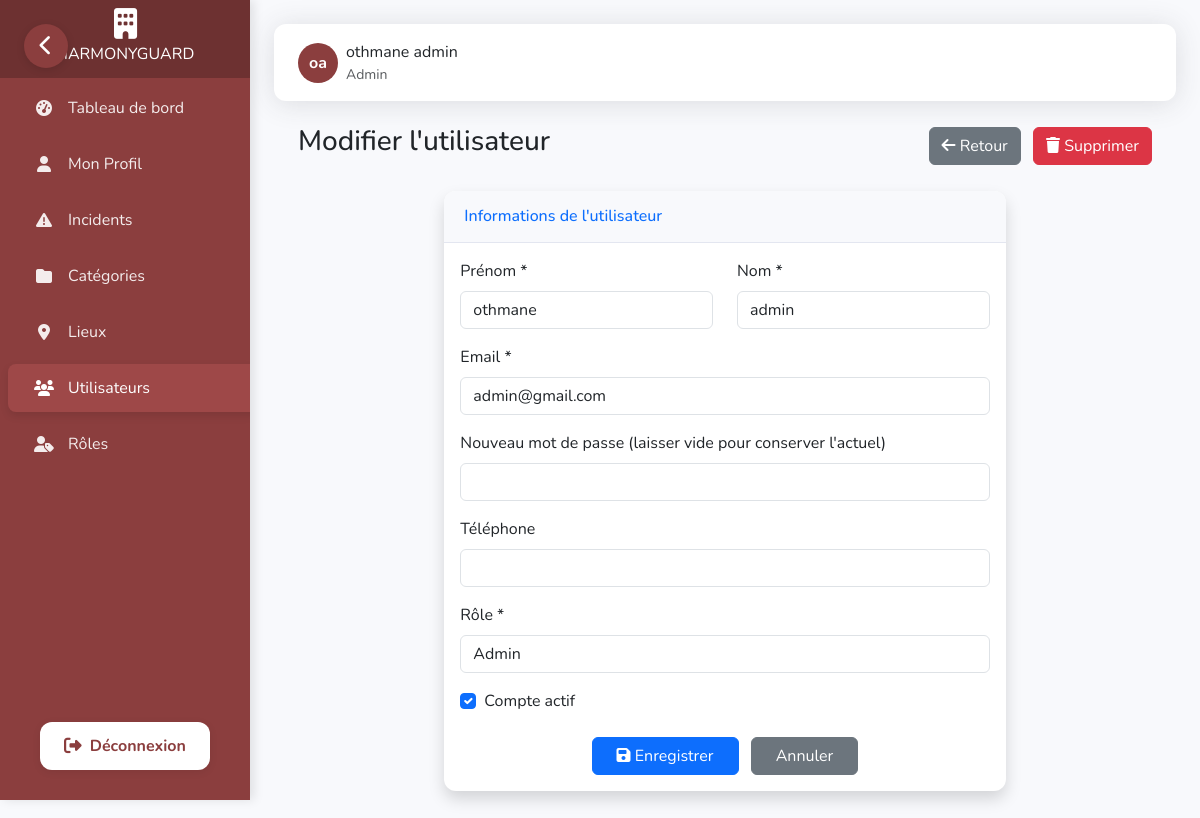
The page /dashboard/utilisateurs/modifier/2/ (signed in) on the database its author committed.
### dashboard/models.py (models this page shows, shortened)
class Utilisateur(AbstractBaseUser, PermissionsMixin):
    nom = models.CharField(max_length=50)
    prenom = models.CharField(max_length=50)
    email = models.EmailField(unique=True)
    telephone = models.CharField(max_length=20, blank=True, null=True)
    actif = models.BooleanField(default=True)
    role = models.ForeignKey(Role, on_delete=models.CASCADE)
    is_staff = models.BooleanField(default=False)
    is_superuser = models.BooleanField(default=False)
    objects = UtilisateurManager()
    USERNAME_FIELD = 'email'
    REQUIRED_FIELDS = ['nom', 'prenom']
    @property
    def is_active(self):
        return self.actif

class Role(models.Model):
    nom = models.CharField(max_length=30, unique=True)
    permissions = models.TextField(blank=True)
    def __str__(self):
        return self.nom

### dashboard/views.py (the view)
# urls.py: path('utilisateurs/modifier/<int:pk>/', views.modifier_utilisateur, name='modifier_utilisateur'),
@login_required
@permission_required('manage_utilisateur')
def modifier_utilisateur(request, pk):
    utilisateur = get_object_or_404(Utilisateur, pk=pk)
    if request.method == 'POST':
        form = UtilisateurCreationForm(request.POST, instance=utilisateur)
        if form.is_valid():
            utilisateur = form.save(commit=False)
            mot_de_passe = request.POST.get('mot_de_passe')
            if mot_de_passe:
                utilisateur.set_password(mot_de_passe)
            utilisateur.actif = request.POST.get('actif') == 'on'
            utilisateur.save()
            messages.success(request, 'Utilisateur modifié avec succès!')
            return redirect('liste_utilisateurs')
        else:
            messages.error(request, 'Erreur lors de la modification de l\'utilisateur.')
    else:
        form = UtilisateurCreationForm(instance=utilisateur)
    return render(request, 'dashboard/utilisateurs/modifier.html', {
        'form': form,
        'utilisateur': utilisateur
    })

### dashboard/forms.py
class UtilisateurCreationForm(forms.ModelForm):
    mot_de_passe = forms.CharField(widget=forms.PasswordInput(attrs={'class': 'form-control'}))
    class Meta:
        model = Utilisateur
        fields = ('nom', 'prenom', 'email', 'telephone', 'role')
        widgets = {
            'nom': forms.TextInput(attrs={'class': 'form-control'}),
            'prenom': forms.TextInput(attrs={'class': 'form-control'}),
            'email': forms.EmailInput(attrs={'class': 'form-control'}),
            'telephone': forms.TextInput(attrs={'class': 'form-control'}),
            'role': forms.Select(attrs={'class': 'form-control'}),
        }

### dashboard/templates/dashboard/utilisateurs/modifier.html (shortened to what this page needs)
{% extends 'dashboard/base.html' %}
{% load static %}
{% block content %}
<div class="container-fluid px-4">
    <div class="d-flex justify-content-between align-items-center mb-4">
        <h1 class="h3 text-gray-800">Modifier l'utilisateur</h1>
        <div>
            <a href="{% url 'liste_utilisateurs' %}" class="btn btn-secondary me-2">
                <i class="fas fa-arrow-left"></i> Retour
            </a>
            <a href="{% url 'supprimer_utilisateur' utilisateur.id %}" class="btn btn-danger">
                <i class="fas fa-trash"></i> Supprimer
            </a>
        </div>
    </div>
    <div class="row">
        <div class="col-lg-8 mx-auto">
            <div class="card shadow mb-4">
                <div class="card-header py-3">
                    <h6 class="m-0 font-weight-bold text-primary">Informations de l'utilisateur</h6>
                </div>
                <div class="card-body">
                    <form method="post">
                        <div class="row mb-3">
                            <div class="col-md-6">
                                <label for="{{ form.prenom.id_for_label }}" class="form-label">Prénom *</label>
                                {{ form.prenom }}
                            </div>
                            <div class="col-md-6">
                                <label for="{{ form.nom.id_for_label }}" class="form-label">Nom *</label>
                                {{ form.nom }}
                            </div>
                        </div>
                        <div class="mb-3">
                            <label for="{{ form.email.id_for_label }}" class="form-label">Email *</label>
                            {{ form.email }}
                        </div>
                        <div class="mb-3">
                            <label for="mot_de_passe" class="form-label">Nouveau mot de passe (laisser vide pour
                                conserver l'actuel)</label>
                            <input type="password" name="mot_de_passe" id="mot_de_passe" class="form-control">
                        </div>
                        <div class="mb-3">
                            <label for="{{ form.telephone.id_for_label }}" class="form-label">Téléphone</label>
                            {{ form.telephone }}
                        </div>
                        <div class="mb-3">
                            <label for="{{ form.role.id_for_label }}" class="form-label">Rôle *</label>
                            {{ form.role }}
                        </div>
                        <div class="form-check mb-3">
                            {% with checked=utilisateur.actif|yesno:"checked," %}
                            <input class="form-check-input" type="checkbox" name="actif" id="actif" {{ checked }}>
                            {% endwith %}
                            <label class="form-check-label" for="actif">
                                Compte actif
                            </label>
                        </div>
                        <div class="text-center mt-4">
                            <button type="submit" class="btn btn-primary px-4">
                                <i class="fas fa-save"></i> Enregistrer
                            </button>
                            <a href="{% url 'liste_utilisateurs' %}" class="btn btn-secondary px-4 ms-2">
                                Annuler
                            </a>
                        </div>
                    </form>
                </div>
            </div>
        </div>
    </div>
</div>
{% endblock %}

### dashboard/templates/dashboard/base.html (shortened to what this page needs)
<!DOCTYPE html>
<html lang="fr">
<head>
    {% load static %}
    <link href="https://cdn.jsdelivr.net/npm/bootstrap@5.3.0-alpha1/dist/css/bootstrap.min.css" rel="stylesheet">
    <link rel="stylesheet" href="https://cdnjs.cloudflare.com/ajax/libs/font-awesome/6.4.0/css/all.min.css">
    <link href="https://unpkg.com/aos@2.3.1/dist/aos.css" rel="stylesheet">
</head>
<body>
    {% if user.is_authenticated %}
    <nav class="sidebar" id="sidebar" data-aos="fade-right" data-aos-duration="1000">
        <a class="navbar-brand" href="{% url 'dashboard_home' %}">
            <i class="fas fa-building brand-icon"></i>
            <span class="brand-text">HARMONYGUARD</span>
        </a>
        <div class="nav flex-column">
            <div class="nav-item">
                <a class="nav-link {% if request.path == '/dashboard/' %}active{% endif %}"
                    href="{% url 'dashboard_home' %}">
                    <i class="fas fa-tachometer-alt"></i>
                    <span>Tableau de bord</span>
                </a>
            </div>
            <div class="nav-item">
                <a class="nav-link {% if request.path == '/profile/' %}active{% endif %}" href="{% url 'profile' %}">
                    <i class="fas fa-user"></i>
                    <span>Mon Profil</span>
                </a>
            </div>
            <div class="nav-item">
                <a class="nav-link {% if '/incidents/' in request.path %}active{% endif %}"
                    href="{% url 'liste_incidents' %}">
                    <i class="fas fa-exclamation-triangle"></i>
                    <span>Incidents</span>
                </a>
            </div>
            {% if user.role.nom.lower == 'admin' or 'view_categorie' in user.role.permissions_list %}
            <div class="nav-item">
                <a class="nav-link {% if '/categories/' in request.path %}active{% endif %}"
                    href="{% url 'liste_categories' %}">
                    <i class="fas fa-folder"></i>
                    <span>Catégories</span>
                </a>
            </div>
            {% endif %}
            {% if user.role.nom.lower == 'admin' or 'view_lieu' in user.role.permissions_list %}
            <div class="nav-item">
                <a class="nav-link {% if '/lieux/' in request.path %}active{% endif %}" href="{% url 'liste_lieux' %}">
                    <i class="fas fa-map-marker-alt"></i>
                    <span>Lieux</span>
                </a>
            </div>
            {% endif %}
            {% if user.role.nom.lower == 'admin' or 'view_utilisateur' in user.role.permissions_list %}
            <div class="nav-item">
                <a class="nav-link {% if '/utilisateurs/' in request.path %}active{% endif %}"
                    href="{% url 'liste_utilisateurs' %}">
                    <i class="fas fa-users"></i>
                    <span>Utilisateurs</span>
                </a>
            </div>
            {% endif %}
            {% if user.role.nom.lower == 'admin' or 'view_role' in user.role.permissions_list %}
            <div class="nav-item">
                <a class="nav-link {% if '/roles/' in request.path %}active{% endif %}" href="{% url 'liste_roles' %}">
                    <i class="fas fa-user-tag"></i>
                    <span>Rôles</span>
                </a>
            </div>
            {% endif %}
        </div>
        <div class="logout-section">
            <a href="{% url 'custom_logout' %}" class="logout-button">
                <i class="fas fa-sign-out-alt"></i>
                <span>Déconnexion</span>
            </a>
        </div>
    </nav>
    <button class="sidebar-toggle" id="sidebarToggle" aria-label="Toggle Sidebar">
        <i class="fas fa-chevron-left"></i>
    </button>
    {% endif %}
    <div class="content" id="content">
        {% if user.is_authenticated %}
        <div class="topbar" data-aos="fade-down" data-aos-duration="800">
            <div class="d-flex align-items-center">
                <div class="d-flex align-items-center">
                    <div class="user-avatar">
                        {{ user.prenom|first }}{{ user.nom|first }}
                    </div>
                    <div class="ms-2">
                        <div>{{ user.prenom }} {{ user.nom }}</div>
                        <div class="small text-muted">{{ user.role.nom }}</div>
                    </div>
                </div>
            </div>
        </div>
        {% endif %}
        {% block content %}{% endblock %}
    </div>
</body>
</html>

### dashboard/templates/dashboard/base.html (style rules this page uses)
:root { --primary-color: #8b3e3e; --secondary-color: #7a3636; --success-color: #1cc88a; --info-color: #36b9cc; --warning-color: #f6c23e; --danger-color: #e74a3b; --light-color: #f8f9fc; --dark-color: #5a5c69; --sidebar-bg: #8b3e3e; --sidebar-hover: #9e4848; --sidebar-active: #6d3131; --sidebar-width: 250px; --sidebar-collapsed-width: 70px; }
body { font-family: 'Nunito', sans-serif; background-color: #f8f9fc; overflow-x: hidden; }
.sidebar { width: var(--sidebar-width); min-height: 100vh; background-color: var(--sidebar-bg); color: white; position: fixed; z-index: 1000; top: 0; left: 0; overflow-x: hidden; transition: all 0.3s cubic-bezier(0.4, 0, 0.2, 1); box-shadow: 4px 0 10px rgba(0, 0, 0, 0.1); }
.sidebar .navbar-brand { padding: 1.5rem 0; display: flex; flex-direction: column; align-items: center; justify-content: center; text-align: center; background-color: var(--sidebar-active); margin-bottom: 0; height: 80px; transition: all 0.3s ease; white-space: nowrap; overflow: hidden; }
.sidebar .navbar-brand .brand-icon { font-size: 1.75rem; margin-bottom: 0.25rem; transition: all 0.3s ease; }
.sidebar .nav-item { position: relative; width: 100%; margin: 4px 0; }
.sidebar .nav-link { display: flex; align-items: center; width: 100%; padding: 0.75rem 1.5rem; color: rgba(255, 255, 255, 0.9); transition: all 0.3s ease; border-radius: 8px; margin: 0 8px; white-space: nowrap; overflow: hidden; }
.sidebar .nav-link.active { background-color: var(--sidebar-hover); color: white; box-shadow: 0 4px 8px rgba(0, 0, 0, 0.1); }
.sidebar .nav-link i { margin-right: 0.75rem; width: 24px; text-align: center; font-size: 1rem; transition: all 0.3s ease; }
.sidebar-toggle { position: fixed; top: 24px; left: 24px; z-index: 2000; background-color: var(--primary-color); border: none; color: white; width: 44px; height: 44px; border-radius: 50%; display: flex; align-items: center; justify-content: center; cursor: pointer; transition: all 0.3s ease; box-shadow: 0 2px 8px rgba(0,0,0,0.12); }
.sidebar-toggle i { font-size: 1.3rem; }
.content { margin-left: var(--sidebar-width); padding: 1.5rem; transition: all 0.3s cubic-bezier(0.4, 0, 0.2, 1); min-height: 100vh; }
.card { border: none; border-radius: 12px; box-shadow: 0 0.15rem 1.75rem 0 rgba(58, 59, 69, 0.15); margin-bottom: 1.5rem; overflow: hidden; transition: all 0.3s ease; }
.card-header { background-color: #f8f9fc; border-bottom: 1px solid #e3e6f0; padding: 1rem 1.25rem; font-weight: 600; }
.topbar { background-color: white; box-shadow: 0 0.15rem 1.75rem 0 rgba(58, 59, 69, 0.15); padding: 1rem 1.5rem; margin-bottom: 1.5rem; display: flex; justify-content: space-between; align-items: center; border-radius: 12px; transition: all 0.3s ease; }
.user-avatar { width: 40px; height: 40px; background-color: var(--primary-color); color: white; border-radius: 50%; display: flex; align-items: center; justify-content: center; font-weight: 700; transition: all 0.3s ease; cursor: pointer; }
.logout-section { position: absolute; bottom: 30px; left: 0; width: 100%; display: flex; justify-content: center; }
.logout-button { display: flex; align-items: center; justify-content: center; gap: 0.5rem; background: #fff; color: var(--primary-color) !important; font-weight: 700; border: none; border-radius: 12px; padding: 0.75rem 1.5rem; margin: 0 1.5rem; box-shadow: 0 2px 8px rgba(0,0,0,0.08); transition: background 0.2s, color 0.2s, transform 0.2s; text-decoration: none; font-size: 1rem; }
.logout-button i { font-size: 1.1rem; }
.logout-button span { display: inline; transition: opacity 0.2s; }

### rows shown on the page
Utilisateur: prenom|first "o", nom|first "a", prenom "othmane", nom "admin", role.nom "Admin"
Utilisateur: prenom "othmane", nom "admin", email "admin@gmail.com", role "Admin"
